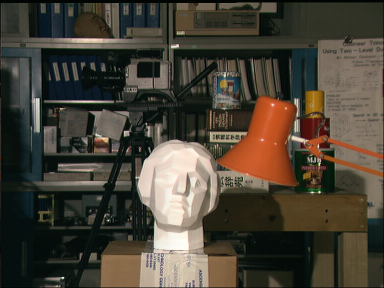
//> input picture model/Census/left.ppm, 384 x 288 px
$ ./Census   (built with g++ and OpenCV 4)
//> lines starting //> are read from the running program, lines starting //| are printed output that depends on the picture
// Census.cpp : 定义控制台应用程序的入口点。
//

#include <stdio.h>
#include <stdlib.h>
#include <math.h>
#include <time.h>

#include "cv.h"
#include "highgui.h"

// #define IMGHEIGHT 240
// #define IMGWIDTH  320

int IMGHEIGHT;
int IMGWIDTH;

#define DOMAIN    16
#define WndWidth  9
#define CODEWIDTH 80

typedef struct
{
	int codebit[80];
}CodeStruct;

void SAD(unsigned char *LeftImg, unsigned char *RightImg, unsigned char *Disparity);
void SSD(unsigned char *LeftImg, unsigned char *RightImg, unsigned char *Disparity);
void NCC(unsigned char *LeftImg, unsigned char *RightImg, unsigned char *Disparity);
void NSSD(unsigned char *LeftImg, unsigned char *RightImg, unsigned char *Disparity);
void Census(unsigned char *LeftImg, unsigned char *RightImg, unsigned char *Disparity);
void Rank(unsigned char *LeftImg, unsigned char *RightImg, unsigned char *Disparity);
void CensusTransform(unsigned char *Image, CodeStruct Code[]);
int HammingDist(CodeStruct Code1, CodeStruct Code2);
void RankTransform(unsigned char *Image, unsigned char *RankValue);


void SAD(unsigned char *LeftImg, unsigned char *RightImg, unsigned char *Disparity)
{
	int i, j, d;
	int absDiff;
	int minSum;
	int disp;
	int *Col;
	int *Wnd;

	Col = new int[IMGWIDTH*DOMAIN];
	Wnd = new int[IMGWIDTH*DOMAIN];

	for (i = 0; i<IMGWIDTH*DOMAIN; i++)
	{
		Col[i] = 0;
		Wnd[i] = 0;
	}

	for (j = 0; j<IMGHEIGHT; j++)
	{
		for (i = 0; i<IMGWIDTH; i++)
		{
			minSum = 100000;
			disp = 0;
			for (d = 0; d<DOMAIN; d++)
			{
				if (i >= DOMAIN)
					absDiff = abs(LeftImg[j*IMGWIDTH + i] - RightImg[j*IMGWIDTH + i - d]);
				else
					absDiff = 0;

				Col[i*DOMAIN + d] = Col[i*DOMAIN + d] + absDiff;

				if (j>WndWidth)
				{
					if (i>DOMAIN)
						absDiff = abs(LeftImg[(j - WndWidth)*IMGWIDTH + i] - RightImg[(j - WndWidth)*IMGWIDTH + i - d]);
					else
						absDiff = 0;
					Col[i*DOMAIN + d] = Col[i*DOMAIN + d] - absDiff;
				}

				if (i<DOMAIN || j<WndWidth)
					Wnd[i*DOMAIN + d] = 0;
				else
					Wnd[i*DOMAIN + d] = Wnd[(i - 1)*DOMAIN + d] + Col[i*DOMAIN + d]
					- Col[(i - WndWidth)*DOMAIN + d];

				// [21 lines of commented-out code are left out]
				if (Wnd[i*DOMAIN + d]<minSum)
				{
					minSum = Wnd[i*DOMAIN + d];
					disp = d * 15;
				}

			}

			if (j>WndWidth && i>DOMAIN)
				Disparity[j * IMGWIDTH + i] = disp;

		}

	}

	delete[]Col;
	delete[]Wnd;

}

// [64 lines left out: function SSD, not called in this run]

void Rank(unsigned char *LeftImg, unsigned char *RightImg, unsigned char *Disparity)
{
	unsigned char *lfRankValue, *rtRankValue;

	lfRankValue = new unsigned char[IMGHEIGHT*IMGWIDTH];
	rtRankValue = new unsigned char[IMGHEIGHT*IMGWIDTH];

	RankTransform(LeftImg, lfRankValue);
	RankTransform(RightImg, rtRankValue);
	SAD(lfRankValue, rtRankValue, Disparity);

}

void RankTransform(unsigned char *Image, unsigned char *RankValue)
{
	int i, j, p, q;
	int TRANSWIND;
	int count;
	unsigned char center, neighbor;

	TRANSWIND = 4;
	for (i = 0; i<IMGHEIGHT; i++)
		for (j = 0; j<IMGWIDTH; j++)
		{
			center = Image[i*IMGWIDTH + j];
			count = 0;

			for (p = i - TRANSWIND; p <= i + TRANSWIND; p++)//9*9 wnd
			{
				for (q = j - TRANSWIND; q <= j + TRANSWIND; q++)
				{
					if (!((p == i) && (q == j)))
					{
						if (p<0 || p >= IMGHEIGHT || q<0 || q >= IMGWIDTH)
							neighbor = 0;
						else
							neighbor = Image[p*IMGWIDTH + q];

						if (neighbor > center)
							count++;
					}
				}
			}
			RankValue[i*IMGWIDTH + j] = count;
		}
}


void Census(unsigned char *LeftImg, unsigned char *RightImg, unsigned char *Disparity)
{
	int i, j, d;
	int p, q;
	int Hdist;
	int minSum;
	int disp;
	int *Col;
	int *Wnd;

	CodeStruct *lfCode, *rtCode;

	lfCode = new CodeStruct[IMGHEIGHT*IMGWIDTH];
	rtCode = new CodeStruct[IMGHEIGHT*IMGWIDTH];

	/*/////CENSUS TRANSFORM/////*/
	for (i = 0; i<IMGHEIGHT*IMGWIDTH; i++)
		for (j = 0; j<CODEWIDTH; j++)
		{
			lfCode[i].codebit[j] = 0;
			rtCode[i].codebit[j] = 0;
		}


	CensusTransform(LeftImg, lfCode);
	CensusTransform(RightImg, rtCode);

	Col = new int[IMGWIDTH*DOMAIN];
	Wnd = new int[IMGWIDTH*DOMAIN];

	for (i = 0; i<IMGWIDTH*DOMAIN; i++)
	{
		Col[i] = 0;
		Wnd[i] = 0;
	}

	for (j = 0; j<IMGHEIGHT; j++)
		for (i = 0; i<IMGWIDTH; i++)
		{
			minSum = 100000;
			disp = 0;
			for (d = 0; d<DOMAIN; d++)
			{
				if (i>DOMAIN)
					Hdist = HammingDist(lfCode[j*IMGWIDTH + i], rtCode[j*IMGWIDTH + i - d]);
				else
					Hdist = 0;

				Col[i*DOMAIN + d] = Col[i*DOMAIN + d] + Hdist;

				if (j >= WndWidth)
				{
					if (i>DOMAIN)
						Hdist = HammingDist(lfCode[(j - WndWidth)*IMGWIDTH + i], rtCode[(j - WndWidth)*IMGWIDTH + i - d]);
					else
						Hdist = 0;
					Col[i*DOMAIN + d] = Col[i*DOMAIN + d] - Hdist;
				}

				if (i<DOMAIN)
					Wnd[i*DOMAIN + d] = 0;
				else
					Wnd[i*DOMAIN + d] = Wnd[(i - 1)*DOMAIN + d] + Col[i*DOMAIN + d]
					- Col[(i - WndWidth)*DOMAIN + d];

				// [21 lines of commented-out code are left out]

				if (Wnd[i*DOMAIN + d] <= minSum)
				{
					minSum = Wnd[i*DOMAIN + d];
					disp = d * 15;
				}

			}
			if (j>WndWidth && i>DOMAIN)
				Disparity[j * IMGWIDTH + i] = disp;

		}

	delete[]lfCode;
	delete[]rtCode;
}

void CensusTransform(unsigned char *Image, CodeStruct Code[])
{
	int i, j, p, q;
	int TRANSWIND;
	int bit;
	unsigned char center, neighbor;

	TRANSWIND = 4;
	for (i = 0; i<IMGHEIGHT; i++)
		for (j = 0; j<IMGWIDTH; j++)
		{
			center = Image[i*IMGWIDTH + j];
			bit = 0;

			for (p = i - TRANSWIND; p <= i + TRANSWIND; p++)//9*9 wnd
			{
				for (q = j - TRANSWIND; q <= j + TRANSWIND; q++)
				{
					if (!((p == i) && (q == j)))
					{
						if (p<0 || p >= IMGHEIGHT || q<0 || q >= IMGWIDTH)
							neighbor = 0;
						else
							neighbor = Image[p*IMGWIDTH + q];

						if (neighbor > center)
							Code[i*IMGWIDTH + j].codebit[bit] = 1;
						else
							Code[i*IMGWIDTH + j].codebit[bit] = 0;
						bit++;
					}
				}
			}
		}
}

int HammingDist(CodeStruct Code1, CodeStruct Code2)
{
	int i;
	int dist;

	dist = 0;
	for (i = 0; i<CODEWIDTH; i++)
	{
		if (Code1.codebit[i] != Code2.codebit[i])
			dist++;
	}
	return dist;
}

int _tmain(int argc, _TCHAR* argv[])
{
	int i, j;
	unsigned char *LeftImg, *RightImg, *Disparity;

	double pixVal;
	IplImage *Left, *Right;
	IplImage *Result_Census, *Result_SSD, *Result_SAD, *Result_Rank;
	CvSize ImgSize;

	Left = cvLoadImage("left.ppm", 0);
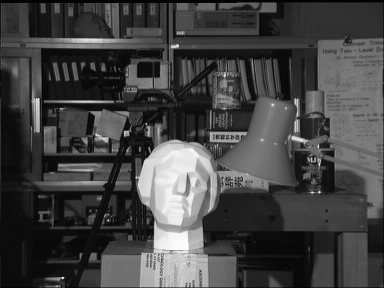
//> Left: 288 rows x 384 cols, CV_8UC1; min 0, max 253, mean 67.2
	Right = cvLoadImage("right.ppm", 0);
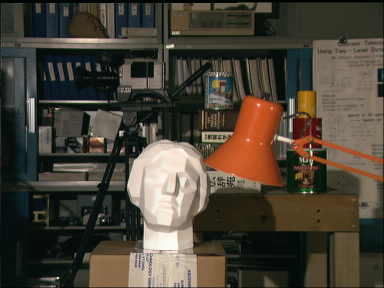
//> input picture model/Census/right.ppm, 384 x 288 px
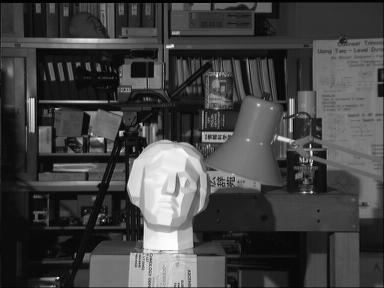
//> Right: 288 rows x 384 cols, CV_8UC1; min 0, max 253, mean 67.9

	IMGHEIGHT = Left->height;
//> IMGHEIGHT = 288
	IMGWIDTH = Left->width;
//> IMGWIDTH = 384

	LeftImg = new unsigned char[IMGHEIGHT*IMGWIDTH];
	RightImg = new unsigned char[IMGHEIGHT*IMGWIDTH];
	Disparity = new unsigned char[IMGHEIGHT*IMGWIDTH];

	ImgSize.height = IMGHEIGHT;
//> ImgSize = Size(0, 288)
	ImgSize.width = IMGWIDTH;
//> ImgSize = Size(384, 288)

	Result_Census = cvCreateImage(ImgSize, IPL_DEPTH_8U, 1);
	//Result_SAD = cvCreateImage(ImgSize, IPL_DEPTH_8U, 1);
	//Result_SSD = cvCreateImage(ImgSize, IPL_DEPTH_8U, 1);
	//Result_Rank = cvCreateImage(ImgSize, IPL_DEPTH_8U, 1);

	for (j = 0; j<IMGHEIGHT; j++)
	{
		for (i = 0; i<IMGWIDTH; i++)
		{
			pixVal = cvGetReal2D(Left, j, i);
			LeftImg[j*IMGWIDTH + i] = (unsigned char)pixVal;

			pixVal = cvGetReal2D(Right, j, i);
			RightImg[j*IMGWIDTH + i] = (unsigned char)pixVal;

			pixVal = 0.0;
			Disparity[j*IMGWIDTH + i] = (unsigned char)pixVal;
		}
	}
//> after the loop, pixVal = 0

	// [6 lines of commented-out code are left out]

	clock_t start;
	clock_t end;
	start = clock();

	Census(LeftImg, RightImg, Disparity);
//> the loop in CensusTransform, `for (i = 0; i<IMGHEIGHT; i++)` made 288 passes
//> center on passes 1 to 3: 1, 2, 12
//> after the loop in CensusTransform, `for (i = 0; i<IMGHEIGHT; i++)`: center = 22; bit = 80; neighbor = 0
//> the loop in CensusTransform (call 2), `for (i = 0; i<IMGHEIGHT; i++)` made 288 passes
//> the loop in Census, `for (j = 0; j<IMGHEIGHT; j++)` made 288 passes
//> (minSum, disp, Hdist) on passes 1 to 3: (11, 0, 20), (25, 0, 21), (36, 0, 20)
//> after the loop in Census, `for (j = 0; j<IMGHEIGHT; j++)`: minSum = 1372; disp = 0; Hdist = 41

	end = clock();

	for (j = 0; j<IMGHEIGHT; j++){
		for (i = 0; i<IMGWIDTH; i++)
		{
			cvSetReal2D(Result_Census, j, i, Disparity[j*IMGWIDTH + i]);
		}
	}
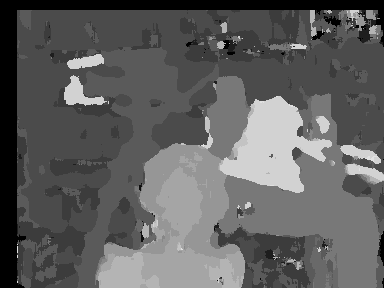
//> Result_Census: 288 rows x 384 cols, CV_8UC1; min 0, max 225, mean 95.8


	printf("time: %.3f s\n", (double)(end - start) / CLOCKS_PER_SEC);
	cvNamedWindow("Census", 1);
	cvShowImage("Census", Result_Census);


	for (j = 0; j<IMGHEIGHT; j++)
	{
		for (i = 0; i<IMGWIDTH; i++)
		{
			pixVal = 0.0;
			Disparity[j*IMGWIDTH + i] = (unsigned char)pixVal;
		}
	}
//> after the loop, pixVal = 0
	Rank(LeftImg, RightImg, Disparity);
//> the loop in RankTransform, `for (i = 0; i<IMGHEIGHT; i++)` made 288 passes
//> (center, count) on passes 1 to 3: (1, 24), (2, 25), (12, 24)

	// [50 lines of commented-out code are left out]


	cvWaitKey(0);
	cvSaveImage("dispCensus.jpg", Result_Census);
	// [6 lines of commented-out code are left out]
	cvDestroyWindow("Census");

	return 0;
}
